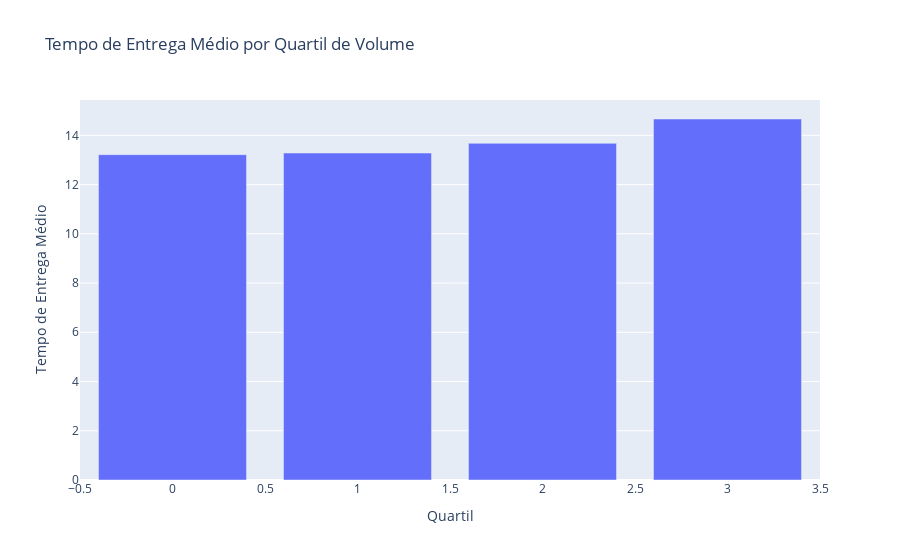

Notebook cell for this chart:
### Code cell
df_dimensao['quartil'] = pd.qcut(df_dimensao['volume'], 4, labels=False)

media_tempo_entrega = df_dimensao.groupby('quartil')['delivery_time'].mean().reset_index()

fig = px.bar(media_tempo_entrega, x='quartil', y='delivery_time',
            labels={'quartil': 'Quartil', 'delivery_time': 'Tempo de Entrega Médio'},
            title='Tempo de Entrega Médio por Quartil de Volume')

fig.show()

### Figure 1 — Plotly figure (JSON) as saved in the notebook; plotly's stock layout.template omitted (floating-point values rounded to 4 significant figures)
{"data": [{"alignmentgroup": "True", "hovertemplate": "Quartil=%{x}<br>Tempo de Entrega Médio=%{y}<extra></extra>", "legendgroup": "", "marker": {"color": "#636efa", "pattern": {"shape": ""}}, "name": "", "offsetgroup": "", "orientation": "v", "showlegend": false, "textposition": "auto", "type": "bar", "x": [0, 1, 2, 3], "xaxis": "x", "y": [13.22, 13.28, 13.68, 14.66], "yaxis": "y"}], "layout": {"barmode": "relative", "legend": {"tracegroupgap": 0}, "title": {"text": "Tempo de Entrega Médio por Quartil de Volume"}, "xaxis": {"anchor": "y", "domain": [0, 1], "title": {"text": "Quartil"}}, "yaxis": {"anchor": "x", "domain": [0, 1], "title": {"text": "Tempo de Entrega Médio"}}}}
